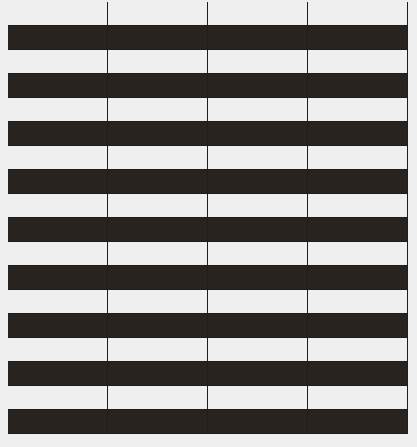
<?xml version="1.0" encoding="UTF-8"?>
<ui version="4.0">
 <class>DCUWidgetPage</class>
 <widget class="QWidget" name="DCUWidgetPage">
  <property name="enabled">
   <bool>true</bool>
  </property>
  <property name="geometry">
   <rect>
    <x>0</x>
    <y>0</y>
    <width>417</width>
    <height>447</height>
   </rect>
  </property>
  <property name="windowTitle">
   <string>Form</string>
  </property>
  <property name="styleSheet">
   <string notr="true">QTableWidget{
	alternate-background-color:#28231f;
	border:none;
	gridline-color: #0000FE;
	font: 75 15px;
}

QTableWidget::item{
	font: 75 14px;
}

QHeaderView::section:horizontal 
{
	background:#28231f;
	border:1px solid #0000FE;
	color: #FEFE00;
	font: 75 15px;
	height:23px;
}
</string>
  </property>
  <layout class="QGridLayout" name="gridLayout">
   <property name="leftMargin">
    <number>8</number>
   </property>
   <property name="topMargin">
    <number>2</number>
   </property>
   <property name="rightMargin">
    <number>8</number>
   </property>
   <property name="bottomMargin">
    <number>2</number>
   </property>
   <property name="spacing">
    <number>0</number>
   </property>
   <item row="0" column="0">
    <widget class="QTableWidget" name="tableWidget">
     <property name="enabled">
      <bool>false</bool>
     </property>
     <property name="styleSheet">
      <string notr="true"/>
     </property>
     <property name="frameShape">
      <enum>QFrame::StyledPanel</enum>
     </property>
     <property name="verticalScrollBarPolicy">
      <enum>Qt::ScrollBarAlwaysOff</enum>
     </property>
     <property name="horizontalScrollBarPolicy">
      <enum>Qt::ScrollBarAlwaysOff</enum>
     </property>
     <property name="editTriggers">
      <set>QAbstractItemView::NoEditTriggers</set>
     </property>
     <property name="alternatingRowColors">
      <bool>true</bool>
     </property>
     <property name="selectionMode">
      <enum>QAbstractItemView::NoSelection</enum>
     </property>
     <property name="showGrid">
      <bool>true</bool>
     </property>
     <property name="gridStyle">
      <enum>Qt::SolidLine</enum>
     </property>
     <property name="rowCount">
      <number>18</number>
     </property>
     <attribute name="horizontalHeaderVisible">
      <bool>false</bool>
     </attribute>
     <attribute name="horizontalHeaderCascadingSectionResizes">
      <bool>false</bool>
     </attribute>
     <attribute name="horizontalHeaderHighlightSections">
      <bool>false</bool>
     </attribute>
     <attribute name="horizontalHeaderStretchLastSection">
      <bool>false</bool>
     </attribute>
     <attribute name="verticalHeaderVisible">
      <bool>false</bool>
     </attribute>
     <attribute name="verticalHeaderCascadingSectionResizes">
      <bool>false</bool>
     </attribute>
     <attribute name="verticalHeaderDefaultSectionSize">
      <number>24</number>
     </attribute>
     <attribute name="verticalHeaderHighlightSections">
      <bool>false</bool>
     </attribute>
     <attribute name="verticalHeaderMinimumSectionSize">
      <number>24</number>
     </attribute>
     <attribute name="verticalHeaderShowSortIndicator" stdset="0">
      <bool>false</bool>
     </attribute>
     <attribute name="verticalHeaderStretchLastSection">
      <bool>false</bool>
     </attribute>
     <row/>
     <row/>
     <row/>
     <row/>
     <row/>
     <row/>
     <row/>
     <row/>
     <row/>
     <row/>
     <row/>
     <row/>
     <row/>
     <row/>
     <row/>
     <row/>
     <row/>
     <row/>
     <column>
      <property name="text">
       <string>微机柜（一架）</string>
      </property>
     </column>
     <column>
      <property name="text">
       <string>实时数据</string>
      </property>
     </column>
     <column>
      <property name="text">
       <string>微机柜（二架）</string>
      </property>
     </column>
     <column>
      <property name="text">
       <string>实时数据</string>
      </property>
     </column>
     <item row="0" column="0">
      <property name="text">
       <string/>
      </property>
     </item>
    </widget>
   </item>
  </layout>
 </widget>
 <resources/>
 <connections/>
</ui>
